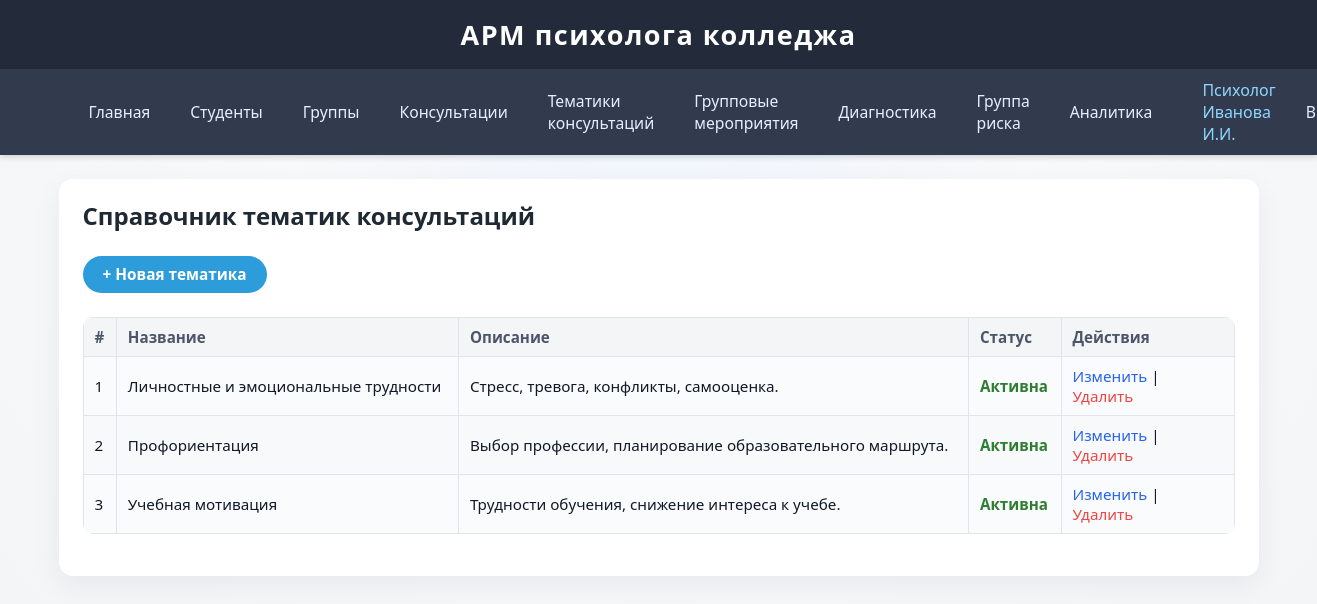
The app's page /consultation_topics/ (signed in) with its own data.
### app/models.py (models this page shows, shortened)
class User(db.Model, UserMixin):
    __tablename__ = 'users'
    id = db.Column(db.Integer, primary_key=True)
    username = db.Column(db.String(64), unique=True, nullable=False)
    password_hash = db.Column(db.String(128), nullable=False)
    role = db.Column(db.String(16), nullable=False, default='psychologist')  # 'psychologist', 'admin', or 'viewer'
    full_name = db.Column(db.String(128), nullable=True)
    group_events = db.relationship('GroupEvent', backref='psychologist_user', lazy=True)
    test_results = db.relationship('TestResult', backref='psychologist_user', lazy=True)

class ConsultationTopic(db.Model):
    __tablename__ = 'consultation_topics'
    id = db.Column(db.Integer, primary_key=True)
    name = db.Column(db.String(128), nullable=False, unique=True)
    description = db.Column(db.String(255), nullable=True)
    is_active = db.Column(db.Boolean, default=True)
    consultations = db.relationship('Consultation', backref='topic_ref', lazy=True)

### app/routes/consultation_topics.py (the view)
@consultation_topics_bp.route('/', methods=['GET'])
@login_required
def list_topics():
    topics = (
        ConsultationTopic.query
        .order_by(ConsultationTopic.is_active.desc(), ConsultationTopic.name.asc())
        .all()
    )
    return render_template('consultation_topics/list.html', topics=topics)

### app/templates/consultation_topics/list.html (shortened to what this page needs)
{% extends 'base.html' %}
{% block content %}
<h2>Справочник тематик консультаций</h2>
<div style="margin: 16px 0 24px 0;">
    <a href="{{ url_for('consultation_topics.create_topic') }}" class="btn">+ Новая тематика</a>
</div>
<table>
    <thead>
        <tr>
            <th>#</th>
            <th>Название</th>
            <th>Описание</th>
            <th>Статус</th>
            <th style="width:150px;">Действия</th>
        </tr>
    </thead>
    <tbody>
    {% for t in topics %}
        <tr>
            <td>{{ loop.index }}</td>
            <td>{{ t.name }}</td>
            <td>{{ t.description or '—' }}</td>
            <td>
                {% if t.is_active %}
                    <span style="color: #2e7d32; font-weight: 600;">Активна</span>
                {% else %}
                    <span style="color: #9e9e9e;">Неактивна</span>
                {% endif %}
            </td>
            <td>
                <a href="{{ url_for('consultation_topics.edit_topic', topic_id=t.id) }}">Изменить</a>
                |
                <form action="{{ url_for('consultation_topics.delete_topic', topic_id=t.id) }}"
                      method="post"
                      style="display:inline;"
                      onsubmit="return confirm('Удалить тематику «{{ t.name }}»?');">
                    <button type="submit" class="link-button">Удалить</button>
                </form>
            </td>
        </tr>
    {% else %}
        <tr>
            <td colspan="5"><i>Тематики консультаций пока не добавлены.</i></td>
        </tr>
    {% endfor %}
    </tbody>
</table>
{% endblock %}

### app/templates/base.html (shortened to what this page needs)
<!DOCTYPE html>
<html lang="ru">
<head>
    <link rel="stylesheet" href="{{ url_for('static', filename='css/style.css') }}">
</head>
<body>
    <header>
        <div style="font-size:1.3em; font-weight:600;">АРМ психолога колледжа</div>
    </header>
    <nav style="background:#313b4d; padding:10px 0;">
        <div class="container" style="display:flex;gap:20px;align-items:center;">
            <a href="{{ url_for('index') }}">Главная</a>
            <a href="{{ url_for('students.list_students') }}">Студенты</a>
            <a href="{{ url_for('groups.list_groups') }}">Группы</a>
            <a href="{{ url_for('consultations.list_consultations') }}">Консультации</a>
            <a href="{{ url_for('consultation_topics.list_topics') }}">Тематики консультаций</a>
            <a href="{{ url_for('group_events.list_events') }}">Групповые мероприятия</a>
            <a href="{{ url_for('diagnostics.list_results') }}">Диагностика</a>
            <a href="{{ url_for('risk_groups.list_risk') }}">Группа риска</a>
            <a href="{{ url_for('analytics.overview') }}">Аналитика</a>
            {% if current_user.is_authenticated %}
                <span style="color:#8fd6ff;font-weight:500;">
                    {{ current_user.full_name or current_user.username }}
                </span>
                <a href="{{ url_for('auth.logout') }}">Выйти</a>
            {% else %}
                <a href="{{ url_for('auth.login') }}">Войти</a>
            {% endif %}
        </div>
    </nav>
    <div class="container">
        {% block content %}
        {% endblock %}
    </div>
</body>
</html>

### app/static/css/style.css (style rules this page uses)
body { background: radial-gradient(circle at top, #eef4ff 0, #f8f9fa 45%, #f4f5f7 100%); font-family: "Segoe UI", -apple-system, BlinkMacSystemFont, "Roboto", Arial, sans-serif; font-size: 16px; margin: 0; padding: 0; color: #111827; }
header { background: #232b3b; color: #fff; padding: 16px 0; text-align: center; font-size: 1.3em; letter-spacing: 1.5px; font-weight: 600; box-shadow: 0 2px 6px rgba(0,0,0,0.18); }
nav { box-shadow: 0 2px 6px rgba(0,0,0,0.16); }
nav .container { max-width: 1200px; margin: 0 auto; padding: 0 20px; background: transparent; border-radius: 0; box-shadow: none; }
nav a { color: #e5efff; text-decoration: none; font-size: 0.98rem; padding: 6px 10px; border-radius: 6px; transition: background 0.15s, color 0.15s, transform 0.1s; }
body > .container { max-width: 1200px; margin: 24px auto 32px auto; padding: 20px 24px 26px 24px; background: #ffffff; border-radius: 14px; box-shadow: 0 10px 30px rgba(15, 23, 42, 0.06); }
.container { box-sizing: border-box; }
h1, h2, h3 { color: #1f2933; font-weight: 600; margin-top: 0; }
h2 { margin-bottom: 8px; }
table { width: 100%; border-collapse: collapse; margin: 16px 0; background: #fafbfc; border-radius: 10px; overflow: hidden; }
th, td { border: 1px solid #e1e4e8; padding: 9px 11px; text-align: left; vertical-align: middle; font-size: 0.95rem; }
th { background: #f3f5f7; color: #4c566a; font-weight: 600; }
tr:nth-child(even) td { background: #f7f9fb; }
form { margin: 20px 0; }
button, .btn { background: #2d9cdb; color: #fff; border: none; border-radius: 999px; padding: 8px 20px; font-size: 0.96rem; font-weight: 600; cursor: pointer; transition: background 0.15s, box-shadow 0.15s, transform 0.08s; margin-top: 8px; display: inline-flex; align-items: center; justify-content: center; gap: 6px; }
.link-button { background: none; border: none; color: #ef4444; padding: 0; margin: 0; font: inherit; cursor: pointer; text-decoration: none; }
a { color: #2563eb; text-decoration: none; transition: color 0.17s; }

### records on screen
User: full_name "Психолог Иванова И.И."
ConsultationTopic: name "Личностные и эмоциональные трудности", description "Стресс, тревога, конфликты, самооценка.", is_active "Активна"
ConsultationTopic: name "Профориентация", description "Выбор профессии, планирование образовательного маршрута.", is_active "Активна"
ConsultationTopic: name "Учебная мотивация", description "Трудности обучения, снижение интереса к учебе.", is_active "Активна"
